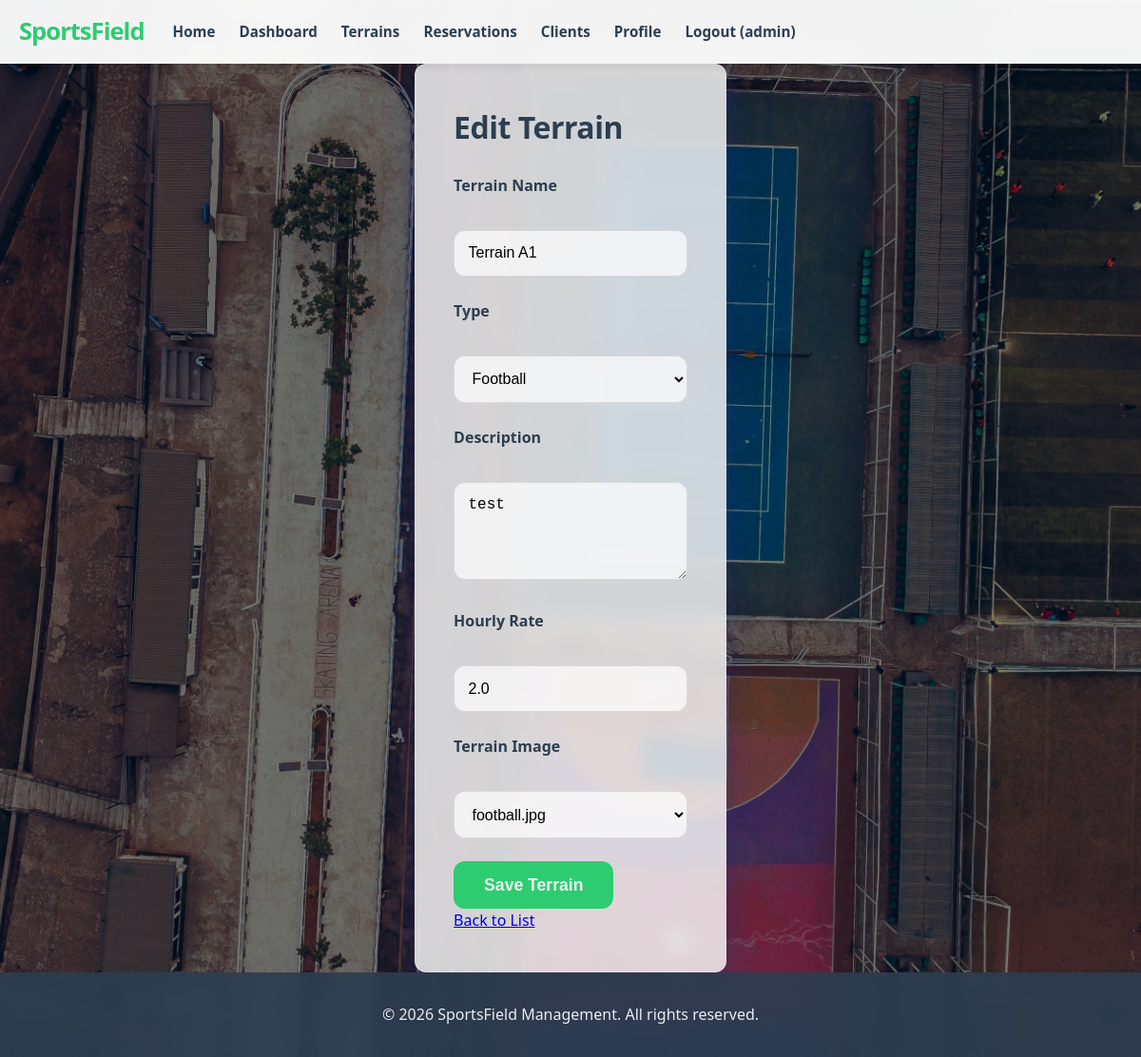
The page /admin/terrain/edit/1 (signed in) on the database its author committed.
### app/models.py (models this page shows, shortened)
class User(UserMixin, db.Model):
    id = db.Column(db.Integer, primary_key=True)
    username = db.Column(db.String(64), index=True, unique=True)
    email = db.Column(db.String(120), index=True, unique=True)
    password_hash = db.Column(db.String(128))
    role = db.Column(db.String(20), default='client') # 'admin' or 'client'
    reservations = db.relationship('Reservation', backref='author', lazy='dynamic')
    def is_admin(self):
        return self.role == 'admin'

class Terrain(db.Model):
    id = db.Column(db.Integer, primary_key=True)
    name = db.Column(db.String(64), index=True)
    terrain_type = db.Column(db.String(32)) # e.g., 'football', 'basketball'
    description = db.Column(db.String(256))
    hourly_rate = db.Column(db.Float)
    image_url = db.Column(db.String(256))
    reservations = db.relationship('Reservation', backref='terrain', lazy='dynamic')

### app/routes/admin.py (the view, shortened to what this page needs)
@bp.route('/terrain/edit/<int:id>', methods=['GET', 'POST'])
@login_required
@admin_required
def edit_terrain(id):
    terrain = Terrain.query.get_or_404(id)
    form = TerrainForm(obj=terrain)
    form.image_url.choices = get_terrain_images()
    return render_template('admin/terrain_form.html', title='Edit Terrain', form=form)

### app/forms.py
class TerrainForm(FlaskForm):
    name = StringField('Terrain Name', validators=[DataRequired()])
    terrain_type = SelectField('Type', choices=[('football', 'Football'), ('basketball', 'Basketball'), ('tennis', 'Tennis')], validators=[DataRequired()])
    description = TextAreaField('Description')
    hourly_rate = FloatField('Hourly Rate', validators=[DataRequired()])
    image_url = SelectField('Terrain Image', choices=[], validators=[DataRequired()])
    submit = SubmitField('Save Terrain')

### app/models.py (called while the page is built)
@login.user_loader
def load_user(id):
    return User.query.get(int(id))

### app/routes/admin.py (called while the page is built)
def admin_required(f):
    @wraps(f)
    def decorated_function(*args, **kwargs):
        if not current_user.is_authenticated or not current_user.is_admin():
            abort(403)
        return f(*args, **kwargs)
    return decorated_function

def get_terrain_images():
    image_dir = os.path.join(current_app.static_folder, 'images', 'terrains')
    images = []
    if os.path.exists(image_dir):
        for f in os.listdir(image_dir):
            if f.lower().endswith(('.png', '.jpg', '.jpeg', '.gif')):
                images.append((f, f))
    return images

### app/templates/admin/terrain_form.html (shortened to what this page needs)
{% extends "base.html" %}
{% block content %}
<div class="form-container">
    <h1>{{ title }}</h1>
    <form action="" method="post">
        <div class="form-group">
            {{ form.name.label }}<br>
            {{ form.name() }}
        </div>
        <div class="form-group">
            {{ form.terrain_type.label }}<br>
            {{ form.terrain_type() }}
        </div>
        <div class="form-group">
            {{ form.description.label }}<br>
            {{ form.description(rows=4) }}
        </div>
        <div class="form-group">
            {{ form.hourly_rate.label }}<br>
            {{ form.hourly_rate() }}
        </div>
        <div class="form-group">
            {{ form.image_url.label }}<br>
            {{ form.image_url() }}
        </div>
        <p>{{ form.submit(class="btn") }}</p>
    </form>
    <a href="{{ url_for('admin.manage_terrains') }}">Back to List</a>
</div>
{% endblock %}

### app/templates/base.html (shortened to what this page needs)
<!DOCTYPE html>
<html lang="en">
<head>
    <link rel="stylesheet" href="{{ url_for('static', filename='css/main.css') }}">
</head>
<body>
    <header>
        <div class="container">
            <nav class="navbar">
                <a href="{{ url_for('client.index') }}" class="logo">SportsField</a>
                <ul class="nav-links">
                    <li><a href="{{ url_for('client.index') }}">Home</a></li>
                    {% if current_user.is_anonymous %}
                    <li><a href="{{ url_for('auth.login') }}">Login</a></li>
                    <li><a href="{{ url_for('auth.register') }}">Register</a></li>
                    {% else %}
                    {% if current_user.is_admin() %}
                    <li><a href="{{ url_for('admin.dashboard') }}">Dashboard</a></li>
                    <li><a href="{{ url_for('admin.manage_terrains') }}">Terrains</a></li>
                    <li><a href="{{ url_for('admin.manage_reservations') }}">Reservations</a></li>
                    <li><a href="{{ url_for('admin.manage_clients') }}">Clients</a></li>
                    {% endif %}
                    <li><a href="{{ url_for('client.profile') }}">Profile</a></li>
                    <li><a href="{{ url_for('auth.logout') }}">Logout ({{ current_user.username }})</a></li>
                    {% endif %}
                </ul>
            </nav>
        </div>
    </header>
    <main class="container">
        {% block content %}{% endblock %}
    </main>
    <footer>
        <div class="container">
            <p>&copy; 2026 SportsField Management. All rights reserved.</p>
        </div>
    </footer>
</body>
</html>

### app/static/css/main.css (style rules this page uses)
:root { --primary-color: #2ecc71; --secondary-color: #3498db; --dark-color: #2c3e50; --light-color: rgba(244, 247, 246, 0.85); --white: rgba(255, 255, 255, 0.9); --glass-bg: rgba(255, 255, 255, 0.8); --error-color: #e74c3c; --border-radius: 12px; --box-shadow: 0 8px 32px 0 rgba(31, 38, 135, 0.37); --backdrop-blur: blur(8px); }
* { box-sizing: border-box; margin: 0; padding: 0; }
body { font-family: 'Segoe UI', Tahoma, Geneva, Verdana, sans-serif; line-height: 1.6; color: var(--dark-color); display: flex; flex-direction: column; min-height: 100vh; background: url('../images/background.jpg') no-repeat center center fixed; background-size: cover; }
body::before { content: ""; position: fixed; top: 0; left: 0; width: 100%; height: 100%; background: rgba(0, 0, 0, 0.4); z-index: -1; }
.container { max-width: 1200px; margin: 0 auto; padding: 0 20px; }
header { background: rgba(255, 255, 255, 0.95); backdrop-filter: var(--backdrop-blur); box-shadow: 0 2px 10px rgba(0,0,0,0.1); padding: 0.8rem 0; position: sticky; top: 0; z-index: 1000; }
.navbar { display: flex; align-items: center; gap: 30px; }
.logo { font-size: 1.6rem; font-weight: 800; color: var(--primary-color); text-decoration: none; letter-spacing: -1px; flex-shrink: 0; }
.nav-links { display: flex; list-style: none; margin: 0; padding: 0; font-size: 0.95rem; }
.nav-links li { margin-right: 25px; }
.nav-links a { text-decoration: none; color: var(--dark-color); font-weight: 600; transition: color 0.3s; white-space: nowrap; }
main { flex: 1; padding: 2rem 0; display: flex; flex-direction: column; }
footer { background: rgba(44, 62, 80, 0.9); backdrop-filter: var(--backdrop-blur); color: var(--white); text-align: center; padding: 2rem 0; margin-top: auto; }
.form-container, .admin-section, .client-section, .terrain-detail, .admin-dashboard, .stat-card { background: var(--glass-bg); backdrop-filter: var(--backdrop-blur); border: 1px solid rgba(255, 255, 255, 0.18); border-radius: var(--border-radius); box-shadow: var(--box-shadow); }
.form-container { padding: 2.5rem; max-width: 550px; margin: auto; width: 100%; }
.form-group { margin-bottom: 1.5rem; }
.form-group label { display: block; margin-bottom: 0.5rem; font-weight: 700; }
.form-group input, .form-group textarea, .form-group select { width: 100%; padding: 0.9rem; border: 1px solid rgba(0,0,0,0.1); border-radius: var(--border-radius); font-size: 1rem; background: rgba(255, 255, 255, 0.7); }
.btn { display: inline-block; background: var(--primary-color); color: var(--white); padding: 0.9rem 2rem; border: none; border-radius: var(--border-radius); cursor: pointer; font-size: 1.1rem; font-weight: 700; transition: all 0.3s ease; text-decoration: none; text-align: center; }
h1, h2, h3 { margin-bottom: 1.5rem; letter-spacing: -0.5px; }

### rows shown on the page
User: username "admin"
Terrain: name "Terrain A1", terrain_type "Football", description "test", hourly_rate "2.0", image_url "football.jpg"

### other values the page prints
{{ title }} "Edit Terrain"
